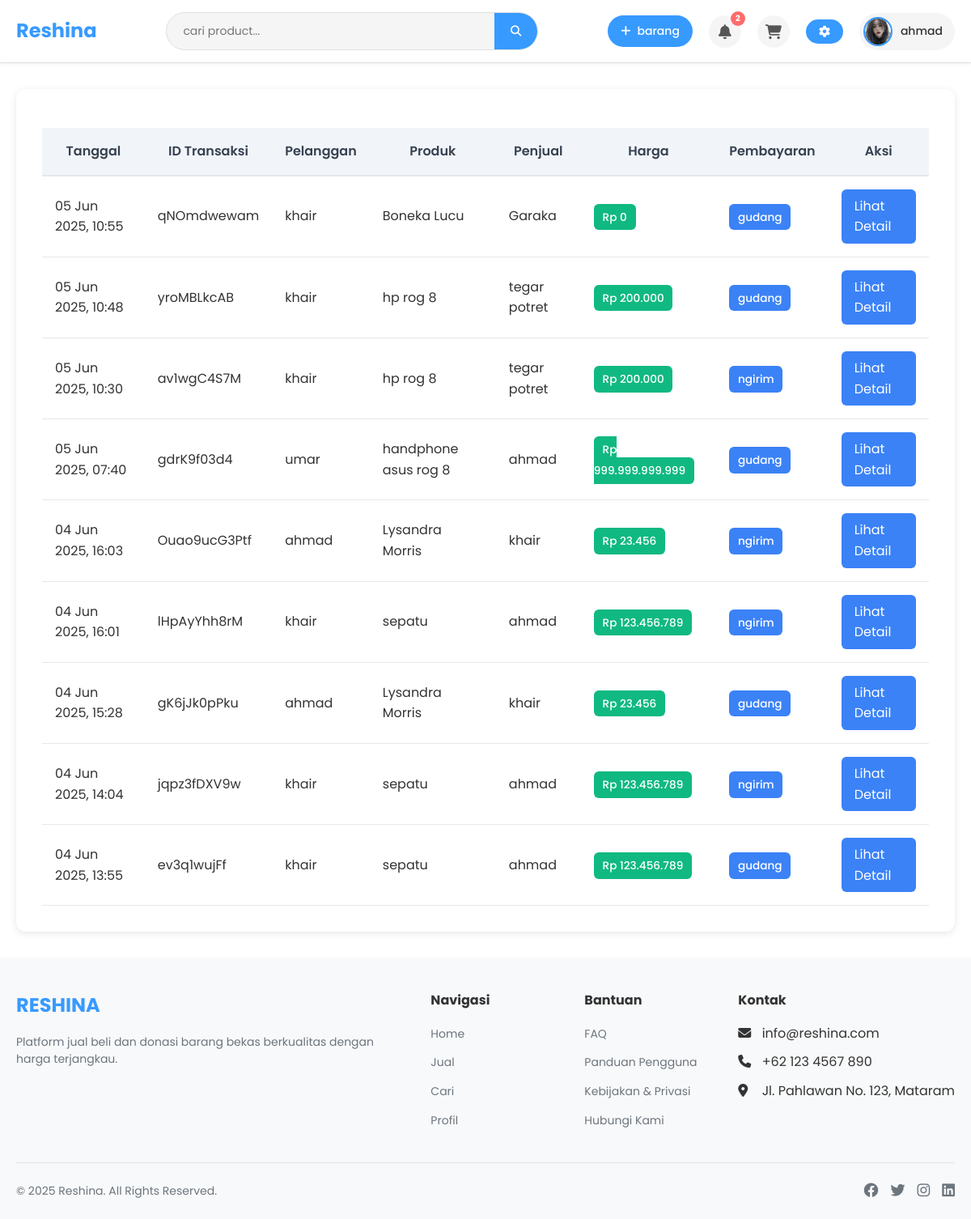
/pages/laporan.php (signed in), run on the app's committed database.
### tables this page shows
CREATE TABLE `user` (
  `id` int(11) NOT NULL,
  `username` varchar(100) DEFAULT NULL,
  `email` varchar(100) DEFAULT NULL,
  `password` varchar(255) DEFAULT NULL,
  `profile_image` varchar(255) DEFAULT NULL,
  `created_at` datetime DEFAULT current_timestamp(),
  `updated_at` datetime DEFAULT current_timestamp() ON UPDATE current_timestamp(),
  `nomor_hp` varchar(20) DEFAULT NULL,
  `alamat` text DEFAULT NULL,
  `city` varchar(100) DEFAULT NULL,
  `bio` text DEFAULT NULL,
  `id_lokasi` int(11) DEFAULT NULL,
  `role` varchar(120) DEFAULT NULL
);

CREATE TABLE `laporan_transaksi` (
  `id_laporan` int(11) NOT NULL,
  `id_pembayaran` varchar(12) NOT NULL,
  `tanggal_transaksi` datetime NOT NULL,
  `id_pelanggan` int(11) NOT NULL,
  `id_penjual` int(11) NOT NULL,
  `harga` decimal(15,2) NOT NULL,
  `metode_pembayaran` varchar(50) DEFAULT NULL,
  `status` varchar(50) DEFAULT NULL
);

CREATE TABLE `produk` (
  `id` int(11) NOT NULL,
  `id_user` int(11) DEFAULT NULL,
  `judul` varchar(150) DEFAULT NULL,
  `deskripsi` text DEFAULT NULL,
  `harga` decimal(15,2) DEFAULT NULL,
  `alamat` text DEFAULT NULL,
  `id_kategori` int(11) DEFAULT NULL,
  `id_jenis_produk` int(11) DEFAULT NULL,
  `id_kondisi` int(11) DEFAULT NULL,
  `status` varchar(50) DEFAULT 'active',
  `created_at` datetime DEFAULT current_timestamp(),
  `updated_at` datetime DEFAULT current_timestamp() ON UPDATE current_timestamp(),
  `city` varchar(50) DEFAULT NULL,
  `lelang_end_time` datetime DEFAULT NULL
);

### pages/laporan.php (the view, shortened to what this page needs)
<?php
include '../include/koneksi.php';
include '../include/header.php';
?>
<div class="container py-4">
    <div class="laporan-container">
        <?php
        if (isset($_GET['id_laporan'])) {
            $id_laporan = intval($_GET['id_laporan']);
            $query = "SELECT lt.*,
                             pembeli.username AS nama_pelanggan, pembeli.email, pembeli.nomor_hp,
                             produk.judul AS nama_produk, produk.harga, penjual.username AS nama_penjual
                      FROM laporan_transaksi lt
                      JOIN user pembeli ON lt.id_pelanggan = pembeli.id
                      JOIN user penjual ON lt.id_penjual = penjual.id
                      JOIN payment ON lt.id_pembayaran = payment.id_pembayaran
                      JOIN produk ON payment.id_produk = produk.id
                      WHERE lt.id_laporan = ?";
            $stmt = $conn->prepare($query);
            $stmt->bind_param("i", $id_laporan);
            $stmt->execute();
            $result = $stmt->get_result();
            if ($laporan = $result->fetch_assoc()) {
        ?>
                <div class="card detail-card mb-4">
                    <div class="card-header">
                        <h3 class="h5 mb-0">Detail Transaksi</h3>
                        <small class="text-white-50">ID: #<?php echo htmlspecialchars($laporan['id_pembayaran']); ?></small>
                    </div>
                    <div class="card-body">
                        <div class="info-item mb-3">
                            <div class="info-label">Tanggal Transaksi</div>
                            <div class="info-value"><?php echo date('d M Y H:i', strtotime($laporan['tanggal_transaksi'])); ?></div>
                        </div>
                        <div class="info-item mb-3">
                            <div class="info-label">Pelanggan</div>
                            <div class="info-value"><?php echo htmlspecialchars($laporan['nama_pelanggan']); ?></div>
                        </div>
                        <div class="info-item mb-3">
                            <div class="info-label">Penjual</div>
                            <div class="info-value"><?php echo htmlspecialchars($laporan['nama_penjual']); ?></div>
                        </div>
                        <div class="info-item mb-3">
                            <div class="info-label">Produk</div>
                            <div class="info-value"><?php echo htmlspecialchars($laporan['nama_produk']); ?></div>
                        </div>
                        <div class="info-item mb-3">
                            <div class="info-label">Harga</div>
                            <div class="info-value">Rp <?php echo number_format($laporan['harga'], 0, ',', '.'); ?></div>
                        </div>
                        <div class="info-item mb-3">
                            <div class="info-label">Pembayaran</div>
                            <div class="info-value">
                                <span class="badge badge-info"><?php echo htmlspecialchars($laporan['metode_pembayaran']); ?></span>
                            </div>
                        </div>
                        <a href="laporan.php" class="btn btn-back">Kembali ke Daftar Laporan</a>
                    </div>
                </div>
            <?php
            } else {
                echo '<div class="alert alert-danger">Data laporan tidak ditemukan.</div>';
            }
            $stmt->close();
        } else {
            $query = "SELECT lt.*,
                             pembeli.username AS nama_pelanggan, produk.judul AS nama_produk, penjual.username AS nama_penjual
                      FROM laporan_transaksi lt
                      JOIN user pembeli ON lt.id_pelanggan = pembeli.id
                      JOIN user penjual ON lt.id_penjual = penjual.id
                      JOIN payment ON lt.id_pembayaran = payment.id_pembayaran
                      JOIN produk ON payment.id_produk = produk.id
                      ORDER BY lt.tanggal_transaksi DESC";
            $result = $conn->query($query);
            ?>
            <div class="table-responsive">
                <table class="data-table">
                    <thead>
                        <tr>
                            <th>Tanggal</th>
                            <th>ID Transaksi</th>
                            <th>Pelanggan</th>
                            <th>Produk</th>
                            <th>Penjual</th>
                            <th>Harga</th>
                            <th>Pembayaran</th>
                            <th>Aksi</th>
                        </tr>
                    </thead>
                    <tbody>
                        <?php
                        if ($result && $result->num_rows > 0) {
                            while ($row = $result->fetch_assoc()) {
                                echo '<tr data-href="laporan.php?id_laporan=' . $row['id_laporan'] . '">';
                                echo '<td data-label="Tanggal">' . date('d M Y, H:i', strtotime($row['tanggal_transaksi'])) . '</td>';
                                echo '<td data-label="ID Transaksi">' . htmlspecialchars($row['id_pembayaran']) . '</td>';
                                echo '<td data-label="Pelanggan">' . htmlspecialchars($row['nama_pelanggan']) . '</td>';
                                echo '<td data-label="Produk">' . htmlspecialchars($row['nama_produk']) . '</td>';
                                echo '<td data-label="Penjual">' . htmlspecialchars($row['nama_penjual']) . '</td>';
                                echo '<td data-label="Harga"><span class="badge badge-success">Rp ' . number_format($row['harga'], 0, ',', '.') . '</span></td>';
                                echo '<td data-label="Pembayaran"><span class="badge badge-info">' . htmlspecialchars($row['metode_pembayaran']) . '</span></td>';
                                echo '<td><a href="laporan.php?id_laporan=' . $row['id_laporan'] . '" class="btn btn-detail">Lihat Detail</a></td>';
                                echo '</tr>';
                            }
                        } else {
                            echo '<tr><td colspan="8" class="text-center py-4">Belum ada laporan transaksi</td></tr>';
                        }
                        ?>
                    </tbody>
                </table>
            </div>
        <?php
        }
        ?>
    </div>
</div>
<?php include '../include/footer.php'; ?>

### include/header.php (shortened to what this page needs)
<?php
include_once '../include/koneksi.php';
$profile_pic = '../assets/image/user.png';
if (isset($_SESSION['user_id'])) {
    $user_id = $_SESSION['user_id'];
    $result = mysqli_query($conn, "SELECT profile_image FROM user WHERE id = $user_id LIMIT 1");
    if ($result && $row = mysqli_fetch_assoc($result)) {
        if (!empty($row['profile_image']) && file_exists($row['profile_image'])) {
            $profile_pic = $row['profile_image'];
        }
    }
}
?>
<!DOCTYPE html>
<html lang="id">
<head>
    <link rel="stylesheet" href="/ProwebReshina2/assets/css/header.css">
    <link rel="stylesheet" href="https://cdnjs.cloudflare.com/ajax/libs/font-awesome/6.4.0/css/all.min.css">
</head>
<body>
    <header class="site-header">
        <div class="container">
            <div class="header-wrapper">
                <div class="logo">
                    <a href="/ProwebReshina2/pages/dashboard.php">
                        <span>Reshina</span>
                    </a>
                </div>
                <div class="search-form">
                    <form action="/ProwebReshina2/pages/search-results.php" method="GET" class="search-form">
                        <div class="search-input">
                            <input type="text" name="search" placeholder="cari product...">
                            <button type="submit">
                                <i class="fas fa-search"></i>
                            </button>
                        </div>
                    </form>
                </div>
                <div class="user-menu">
                    <a href="/ProwebReshina2/pages/product-form.php" class="upload-btn"><i class="fas fa-plus"></i> <span>barang</span></a>
                    <div class="notification-wrapper">
                        <a href="/ProwebReshina2/pages/notifications.php" class="notification-btn"><i class="fas fa-bell"></i></a>
                        <?php
                        $unread_notification_count = 0;
                        if (isset($_SESSION['user_id']) && isset($conn)) {
                            $current_user_id_for_notif = $_SESSION['user_id'];
                            $sql_unread_count = "SELECT COUNT(*) AS unread_count FROM notifications WHERE user_id = ? AND is_read = 0";
                            $stmt_unread_count = $conn->prepare($sql_unread_count);
                            if ($stmt_unread_count) {
                                $stmt_unread_count->bind_param("i", $current_user_id_for_notif);
                                $stmt_unread_count->execute();
                                $result_unread_count = $stmt_unread_count->get_result();
                                $row_unread_count = $result_unread_count->fetch_assoc();
                                $unread_notification_count = $row_unread_count['unread_count'];
                            }
                        }
                        if ($unread_notification_count > 0):
                        ?>
                        <span class="notification-badge"><?php echo $unread_notification_count; ?></span>
                        <?php endif; ?>
                    </div>
                    <div class="notification-wrapper">
                        <a href="/ProwebReshina2/pages/beli-barang.php" class="notification-btn"><i class="fas fa-shopping-cart"></i></a>
                    </div>
                    <?php if (isset($_SESSION['role']) && $_SESSION['role'] === 'admin'): ?>
                    <div class="user-menu">
                        <a href="/ProwebReshina2/pages/admin-panel.php" class="admin-btn"><i class="fas fa-gear"></i></a>
                    </div>
                    <?php endif; ?>
                    <div class="user-dropdown">
                        <div class="user-dropdown">
                            <a href="/ProwebReshina2/pages/profile.php" class="user-info" style="text-decoration: none;">
                                <img src="<?php echo $profile_pic; ?>" alt="User Avatar" class="user-avatar">
                                <span class="user-name">
                                    <?php echo ($_SESSION['username']); ?>
                                </span>
                            </a>
                        </div>
                    </div>
                </div>
            </div>
        </div>
    </header>
</body>
</html>

### assets/css/header.css (style rules this page uses)
:root { --primary-color: #379aff; --primary-dark: #2980b9; --secondary-color: #ff6b6b; --text-color: #333; --text-light: #777; --bg-color: #fff; --bg-light: #f5f5f5; --border-color: #e0e0e0; --shadow-sm: 0 2px 5px rgba(0, 0, 0, 0.05); --shadow-md: 0 5px 15px rgba(0, 0, 0, 0.1); --border-radius: 8px; --transition: all 0.3s ease; }
* { margin: 0; padding: 0; box-sizing: border-box; }
body { font-family: "Poppins", sans-serif; color: var(--text-color); background-color: #f9f9f9; line-height: 1.6; }
.container { width: 100%; max-width: 1200px; margin: 0 auto; padding: 0 15px; }
.site-header { background-color: var(--bg-color); box-shadow: var(--shadow-sm); position: sticky; top: 0; z-index: 1000; border-bottom: 1px solid var(--border-color); }
.header-wrapper { display: flex; align-items: center; justify-content: space-between; padding: 15px 0; position: relative; }
.logo a { display: flex; align-items: center; text-decoration: none; color: var(--primary-color); font-weight: 700; font-size: 1.5rem; transition: var(--transition); }
.logo span { font-size: 1.5rem; font-weight: 700; color: var(--primary-color); }
.search-form { flex: 1; max-width: 500px; margin: 0 20px; }
.search-input { display: flex; border: 1px solid var(--border-color); border-radius: 30px; overflow: hidden; transition: var(--transition); background-color: var(--bg-light); }
.search-input input { flex: 1; border: none; padding: 12px 20px; font-size: 14px; background: transparent; outline: none; }
.search-input button { background-color: var(--primary-color); color: white; border: none; padding: 0 20px; cursor: pointer; transition: var(--transition); display: flex; align-items: center; justify-content: center; }
.user-menu { display: flex; align-items: center; gap: 15px; }
.notification-badge { position: absolute; top: -5px; right: -5px; background-color: var(--secondary-color); color: white; font-size: 10px; font-weight: bold; width: 18px; height: 18px; border-radius: 50%; display: flex; align-items: center; justify-content: center; }
.user-dropdown { position: relative; }
.user-menu { display: flex; align-items: center; gap: 20px; }
.upload-btn { display: flex; align-items: center; gap: 8px; background-color: #379aff; color: white; text-decoration: none; font-size: 14px; font-weight: 500; padding: 8px 16px; border-radius: 30px; transition: all 0.3s ease; }
.notification-wrapper { position: relative; }
.notification-btn { color: #555; text-decoration: none; font-size: 18px; display: flex; align-items: center; justify-content: center; width: 40px; height: 40px; border-radius: 50%; background-color: #f5f5f5; transition: all 0.3s ease; }
.admin-btn { display: flex; align-items: center; gap: 8px; background-color: #379aff; color: white; text-decoration: none; font-size: 14px; font-weight: 500; padding: 8px 16px; border-radius: 30px; transition: all 0.3s ease; }
.notification-badge { position: absolute; top: -5px; right: -5px; background-color: #ff6b6b; color: white; font-size: 10px; font-weight: bold; width: 18px; height: 18px; border-radius: 50%; display: flex; align-items: center; justify-content: center; }
.user-dropdown { position: relative; cursor: pointer; }
.user-info { display: flex; align-items: center; gap: 10px; padding: 5px; border-radius: 30px; transition: all 0.3s ease; background-color: #f5f5f5; padding: 5px 15px 5px 5px; }
.user-avatar { width: 36px; height: 36px; border-radius: 50%; object-fit: cover; border: 2px solid #379aff; }
.user-name { font-size: 14px; font-weight: 500; color: #333; max-width: 100px; white-space: nowrap; overflow: hidden; text-overflow: ellipsis; }

### assets/css/dashboard.css (style rules this page uses)
:root { --primary-color: #379aff; --secondary-color: #f8f9fa; --text-color: #333; --light-gray: #e9ecef; --medium-gray: #dee2e6; --dark-gray: #6c757d; --border-radius: 6px; --box-shadow: 0 2px 10px rgba(0, 0, 0, 0.1); --transition: all 0.3s ease; }
* { margin: 0; padding: 0; box-sizing: border-box; font-family: 'Poppins', 'Segoe UI', Arial, sans-serif; }
body { background-color: #fff; color: var(--text-color); min-height: 100vh; display: flex; flex-direction: column; }
.container { width: 100%; max-width: 1200px; margin: 0 auto; padding: 0 20px; }
.logo a { text-decoration: none; color: var(--primary-color); }

### data on the page
user: profile_image (picture)
laporan_transaksi: tanggal_transaksi "05 Jun 2025, 10:55", id_pembayaran "qNOmdwewam", id_pelanggan.username "khair", produk.judul "Boneka Lucu", id_penjual.username "Garaka", harga "0", metode_pembayaran "gudang"
laporan_transaksi: tanggal_transaksi "05 Jun 2025, 10:48", id_pembayaran "yroMBLkcAB", id_pelanggan.username "khair", produk.judul "hp rog 8", id_penjual.username "tegar potret", harga "200.000", metode_pembayaran "gudang"
laporan_transaksi: tanggal_transaksi "05 Jun 2025, 10:30", id_pembayaran "av1wgC4S7M", id_pelanggan.username "khair", produk.judul "hp rog 8", id_penjual.username "tegar potret", harga "200.000", metode_pembayaran "ngirim"
laporan_transaksi: tanggal_transaksi "05 Jun 2025, 07:40", id_pembayaran "gdrK9f03d4", id_pelanggan.username "umar", produk.judul "handphone asus rog 8", id_penjual.username "ahmad", harga "999.999.999.999", metode_pembayaran "gudang"
laporan_transaksi: tanggal_transaksi "04 Jun 2025, 16:03", id_pembayaran "Ouao9ucG3Ptf", id_pelanggan.username "ahmad", produk.judul "Lysandra Morris", id_penjual.username "khair", harga "23.456", metode_pembayaran "ngirim"
laporan_transaksi: tanggal_transaksi "04 Jun 2025, 16:01", id_pembayaran "lHpAyYhh8rM", id_pelanggan.username "khair", produk.judul "sepatu", id_penjual.username "ahmad", harga "123.456.789", metode_pembayaran "ngirim"
laporan_transaksi: tanggal_transaksi "04 Jun 2025, 15:28", id_pembayaran "gK6jJk0pPku", id_pelanggan.username "ahmad", produk.judul "Lysandra Morris", id_penjual.username "khair", harga "23.456", metode_pembayaran "gudang"
laporan_transaksi: tanggal_transaksi "04 Jun 2025, 14:04", id_pembayaran "jqpz3fDXV9w", id_pelanggan.username "khair", produk.judul "sepatu", id_penjual.username "ahmad", harga "123.456.789", metode_pembayaran "ngirim"
laporan_transaksi: tanggal_transaksi "04 Jun 2025, 13:55", id_pembayaran "ev3q1wujFf", id_pelanggan.username "khair", produk.judul "sepatu", id_penjual.username "ahmad", harga "123.456.789", metode_pembayaran "gudang"

### other printed values
$unread_notification_count "2"
$_SESSION['username'] "ahmad"
